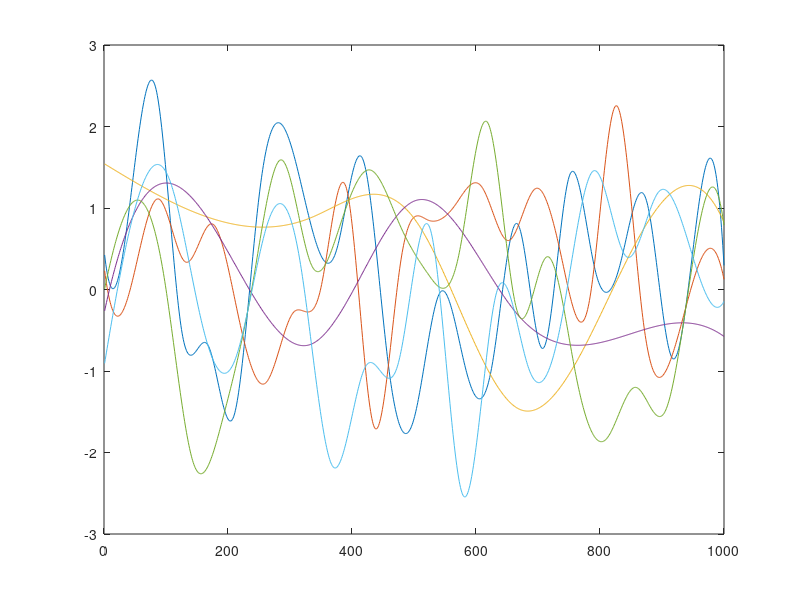
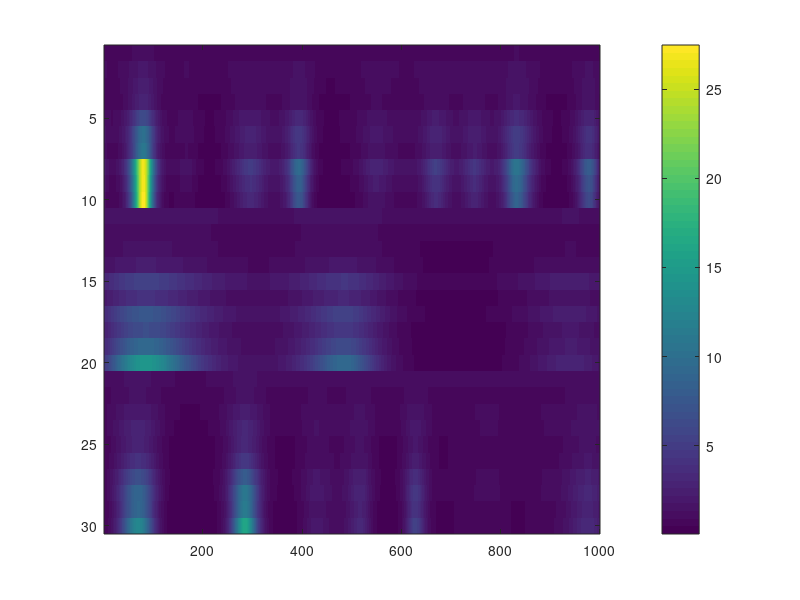
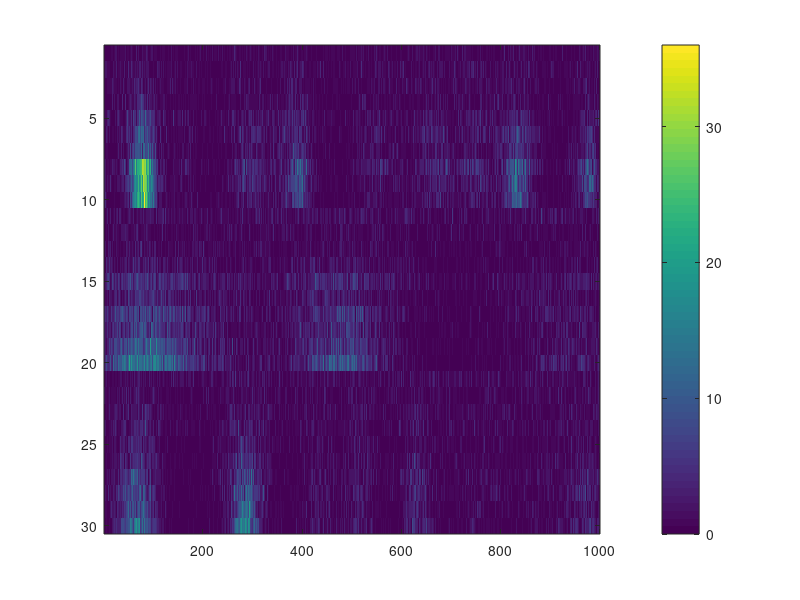

Here is the MATLAB script that generated these plots, in order: (Note: this script raises an error after producing the figures.)
%% simulation
rng(2)
n = 10;
nClus = 3;
N = n*nClus;
p = 2;
T = 1000;

Lab = repelem(1:nClus, n);
% d = ones(n*nClus,1)*0;
% C_all = reshape(normrnd(0.08,1e-3,n*nClus*p,1), [], p);

d = randn(n*nClus,1)/5;
C_trans = zeros(n*nClus, p*nClus);
for k = 1:length(Lab)
%     C_trans(k, ((Lab(k)-1)*p+1):(Lab(k)*p)) = C_all(k,:);
    C_trans(k, ((Lab(k)-1)*p+1):(Lab(k)*p)) = sum(Lab(1:k)==Lab(k))/sum(Lab==Lab(k));
end

X = zeros(p*nClus, T);
x0 = [1.2 1.2 0.5 0.5 1 1]*10*0;
Q0 = eye(nClus*p)*1e-2;
X(:,1) = mvnrnd(x0, Q0)';

b1 = ones(p,1)*0.01;
b2 = ones(p,1)*0;
b3 = ones(p,1)*-0.03;
b = [b1;b2;b3];
b = b*0;

Q1 = 1e-3*eye(p);
Q2 = 1e-3*eye(p);
Q3 = 1e-3*eye(p);
Q = blkdiag(Q1, Q2, Q3);


% A = [1 0 0 0 0.4 -0.4;...
%     0 1 0 0 -0.3 0.305;
%     0 0 1 0 -0.2 0.19;
%     0 0 0 1 0.11 -0.1;
%     0 0 0 0 1 0;
%     0 0 0 0 0 1];

% 
% A = eye(size(Q,1));
% while any(imag(eig(A))==0)
%     A= randn(size(Q));
%     A = A-diag(diag(A));
%     A = A./sqrt(sum((A-diag(diag(A))).^2,2))*0.1;
%     A = A+eye(size(Q,1))*0.92;
% end

% Generate X offline (A unspecified)
for i=1:size(Q,1)
    k = ceil(rand()*20)+5;
    X(i,:) = interp1(linspace(0,1,k),randn(k,1),linspace(0,1,T),'spline');
end

% figure(1)
% imagesc(A)
% colorbar()
% xlabel('sending')
% ylabel('receiving')

% let's generate lambda
logLam = zeros(n*nClus, T);
logLam(:,1) = d + C_trans*X(:,1);

for t=2:T
    logLam(:, t) = d + C_trans*X(:,t);
end


figure(2)
plot(X')

figure(3)
% imagesc(logLam)
imagesc(exp(logLam))
colorbar()

Y = poissrnd(exp(logLam));
figure(4)
imagesc(Y)
colorbar()

%%
rng(3)
ng = 100;

% pre-allocation
X_fit = zeros(nClus*p, T, ng);
d_fit = zeros(N, nClus, ng);
C_fit = zeros(N, nClus*p, ng);
mudc_fit = zeros(p+1, nClus, ng);
Sigdc_fit = zeros(p+1, p+1, nClus, ng);
x0_fit = zeros(nClus*p, ng);
A_fit = zeros(nClus*p, nClus*p, ng);
b_fit = zeros(nClus*p, ng);
Q_fit = zeros(nClus*p, nClus*p, ng);


% priors
% place-holder...
Q0 = eye(nClus*p);

mux00 = zeros(nClus*p, 1);
Sigx00 = eye(nClus*p);

deltadc0 = zeros(p+1,1);
Taudc0 = eye(p+1)*1e2;

Psidc0 = eye(p+1)*1e-4;
nudc0 = p+1+2;

mubA0_mat = [zeros(nClus*p,1) eye(nClus*p)];
SigbA0 = eye(p*(1+p*nClus))*0.25;

Psi0 = eye(p)*1e-4;
nu0 = p+2;

% initials
% initial for d_fit: 0
C_raw = reshape(normrnd(0,1e-2,N*p,1), [], p);
d_tmp = zeros(N,1);
for k = unique(Lab)
    ladid_tmp = id2id(k, p);
    C_fit(Lab == k, ladid_tmp, 1) = C_raw(Lab == k, :);
    d_tmp(Lab == k) = d_fit(Lab ==k, k);
end

% mudc_fit(:,:,1) = zeros(p+1, 1);
Sigdc_fit(:,:,1:nClus,1) = repmat(eye(p+1)*1e-2,1,1,nClus);

A_fit(:,:,1) = eye(nClus*p);
% initial for b_fit: 0
Q_fit(:,:,1) = eye(nClus*p)*1e-4;


x0_fit(:,1) = lsqr(C_fit(:,:,1),(log(mean(Y(:,1:10),2))-d_tmp));
[X_tmp,~,~] = ppasmoo_poissexp_v2(Y,C_fit(:,:,1),d_tmp,...
    x0_fit(:,1),Q0,A_fit(:,:,1),b_fit(:,1),Q_fit(:,:,1));
gradHess = @(vecX) gradHessX(vecX, d_tmp, C_fit(:,:,1), x0_fit(:,1), Q0,...
    Q_fit(:,:,1), A_fit(:,:,1), b_fit(:,1), Y);
[muXvec,~,hess_tmp,~] = newtonGH(gradHess,X_tmp(:),1e-10,1000);
X_fit(:,:,1) = reshape(muXvec, [], T);



%% MCMC
for g = 2:ng
    
    disp(g)
    
    % (1) update X_fit
    % adaptive smoothing
    
    d_raw = d_fit(:,:,g-1);
    I = (1 : size(d_raw, 1)) .';
    k = sub2ind(size(d_raw), I, Lab');
    d_tmp = d_raw(k);
    C_tmp = C_fit(:,:,g-1);
    
    x0_tmp = x0_fit(:,g-1);
    A_tmp = A_fit(:,:,g-1);
    b_tmp = b_fit(:,g-1);
    Q_tmp = Q_fit(:,:,g-1);
%     X_tmp = X_fit(:,:,g-1);
    X_tmp = ppasmoo_poissexp_v2(Y,C_tmp,d_tmp,x0_tmp,Q0,A_tmp,b_tmp,Q_tmp);
%     hess_tmp = hessX(muX(:), d_tmp, C_tmp, Q0, Q_tmp, A_tmp, Y);
    
    % if use Newton?
    gradHess = @(vecX) gradHessX(vecX, d_tmp, C_tmp, x0_tmp, Q0, Q_tmp, A_tmp, b_tmp, Y);
    [muXvec,~,hess_tmp,~] = newtonGH(gradHess,X_tmp(:),1e-10,1000);
    muX = reshape(muXvec, [], T);
    
    % tic;
    % use Cholesky decomposition to sample efficiently
    R = chol(-hess_tmp,'lower'); % sparse
    z = randn(length(muX(:)), 1) + R'*muX(:);
    Xsamp = R'\z;
    X_fit(:,:,g) = reshape(Xsamp,[], T);
    % toc;
    
    % (2) update x0_fit
    Sigx0 = inv(inv(Sigx00) + inv(Q0));
    mux0 = Sigx0*(Sigx00\mux00 + Q0\X_fit(:,1,g));
    x0_fit(:,g) = mvnrnd(mux0, Sigx0)';
    % disp(x0_fit(:,g))
    
    % (3) update d_fit & C_fit
    % Laplace approximation
    
    for i = 1:N
        l = Lab(i);
        latentId = id2id(l,p);
        X_tmp = [ones(1, T) ;X_fit(latentId,:,g)]';
        
        lamdc = @(dc) exp(X_tmp*dc);
        
        derdc = @(dc) X_tmp'*(Y(i,:)' - lamdc(dc)) - Sigdc_fit(:,:,l,g-1)\(dc - mudc_fit(:,l,g-1));
        hessdc = @(dc) -X_tmp'*diag(lamdc(dc))*X_tmp - inv(Sigdc_fit(:,:,l,g-1));
        [mudc,~,niSigdc,~] = newton(derdc,hessdc,...
            [d_fit(i,l, g-1) C_fit(i,latentId,g-1)]',1e-8,1000);
        
        % tic;
        % use warm start
        % invSigdc_star = inv(Sigdc_fit(:,:,l,g-1)) + X_tmp'*diag(lamdc(mudc_fit(:,l,g-1)))*X_tmp;
        % mudc_star = mudc_fit(:,l,g-1) + invSigdc_star\(X_tmp'*(Y(i,:)' - lamdc(mudc_fit(:,l,g-1))));
        % [mudc,~,niSigdc,~] = newton(derdc,hessdc,mudc_star,1e-8,1000);
        % toc;
        
        % [mudc [d(i) C_all(i,:)]']
        
        Sigdc = -inv(niSigdc);
        Sigdc = (Sigdc + Sigdc')/2;
        dc = mvnrnd(mudc, Sigdc);
        
        % dTest(i) = mudc(1);
        % CTest(i,:) = mudc(2:end);
        d_fit(i,l,g) = dc(1);
        C_fit(i,latentId,g) = dc(2:end);
    end
    
    %     C_fit(:,:,g)
    %     d_fit(:,:,g)
    
    % (4) update mudc_fit & Sigdc_fit
%    dcRes_all = [];
    for l = unique(Lab)
        dc_tmp = [d_fit(Lab == l, l, g) C_fit(Lab == l, id2id(l,p), g)];
        invTaudc = inv(Taudc0) + sum(Lab == l)*inv(Sigdc_fit(:,:,l,g-1));
        deltadc = invTaudc\(Taudc0\deltadc0 + Sigdc_fit(:,:,l,g-1)\sum(dc_tmp,1)');
        mudc_fit(:,l,g) = mvnrnd(deltadc, inv(invTaudc));
        
        % assume different covariances 
        dcRes = dc_tmp' - mudc_fit(:,l,g);
        Psidc = Psidc0 + dcRes*dcRes';
        nudc = sum(Lab == l) + nudc0;
        Sigdc_fit(:,:,l,g) = iwishrnd(Psidc,nudc);
        
        % assume single covariance
%         dcRes_all = [dcRes_all dc_tmp' - mudc_fit(:,l,g)];
    end
    
    % assume single covariance
%     Psidc = Psidc0 + dcRes_all*dcRes_all';
%     nudc = N + nudc0;
%     Sigdc_fit(:,:,:,g) = repmat(iwishrnd(Psidc,nudc),1,1,nClus);
    
%     mudc_fit(:,:,g)
%     Sigdc_fit(:,:,:,g)
    
    % (5) update b_fit & A_fit
    for l = unique(Lab)
        
        latentId = id2id(l,p);
        mubA0 = mubA0_mat(latentId, :);
        mubA0 = mubA0(:);
        Z_tmp = X_fit(latentId,2:T,g);
        Z_tmp2 = Z_tmp(:);
        
        X_tmp = kron([ones(1,T-1); X_fit(:, 1:(T-1), g)]', eye(p));
        SigbA_tmp = inv(inv(SigbA0) + X_tmp'*kron(eye(T-1), inv(Q_fit(latentId,latentId,g-1)))*X_tmp);
        SigbA_tmp = (SigbA_tmp + SigbA_tmp')/2;
        mubA_tmp = SigbA_tmp*(inv(SigbA0)*mubA0 +...
            X_tmp'*kron(eye(T-1), inv(Q_fit(latentId,latentId,g-1)))*Z_tmp2);
        bAtmp = reshape(mvnrnd(mubA_tmp, SigbA_tmp)', [], 1+nClus*p);
        b_fit(latentId,g) = bAtmp(:,1);
        A_fit(latentId,:,g) = bAtmp(:,2:end);
    end
    
    %     [b_fit(:,g) b]
    %     imagesc(abs(A_fit(:,:,g) - A))
    %     colorbar()
    
    % (6) update Q_fit
    for l = unique(Lab)
        latentId = ((l-1)*p+1):(l*p);
        mux = A_fit(latentId,:,g)*X_fit(:,1:(T-1),g) +...
            repmat(b_fit(latentId, g), 1, T-1);
        xq = X_fit(latentId,2:T,g) - mux;
        
        PsiQ = Psi0 + xq*xq';
        nuQ = T-1 + nu0;
        Q_fit(latentId,latentId,g) = iwishrnd(PsiQ,nuQ);
    end
end

%%
idx = 50:ng;

subplot(1,2,1)
plot(mean(X_fit(:,:,idx), 3)')
subplot(1,2,2)
plot(X')

subplot(3,2,1)
plot(X(1:p,:)')
title('true')
subplot(3,2,2)
plot(mean(X_fit(1:p,:,idx), 3)')
title('fit')
subplot(3,2,3)
plot(X(p+1:2*p,:)')
subplot(3,2,4)
plot(mean(X_fit(p+1:2*p,:,idx), 3)')
subplot(3,2,5)
plot(X(2*p+1:3*p,:)')
subplot(3,2,6)
plot(mean(X_fit(2*p+1:3*p,:,idx), 3)')

imagesc(mean(A_fit(:,:,idx), 3))
colorbar()

mean(d_fit(:,:,idx), 3)
mean(C_fit(:,:,idx), 3)
mean(Q_fit(:,:,idx), 3)
mean(mudc_fit(:,:,idx), 3)
mean(Sigdc_fit(:,:,:,idx), 4)



subplot(1,2,1)
imagesc(exp(C_trans*X + d))
cLim = caxis;
title('true')
colorbar()
subplot(1,2,2)
imagesc(exp(mean(C_fit(:,:,idx), 3)*mean(X_fit(:,:,idx), 3) + sum(mean(d_fit(:,:,idx), 3),2)))
set(gca,'CLim',cLim)
title('fit')
colorbar()




